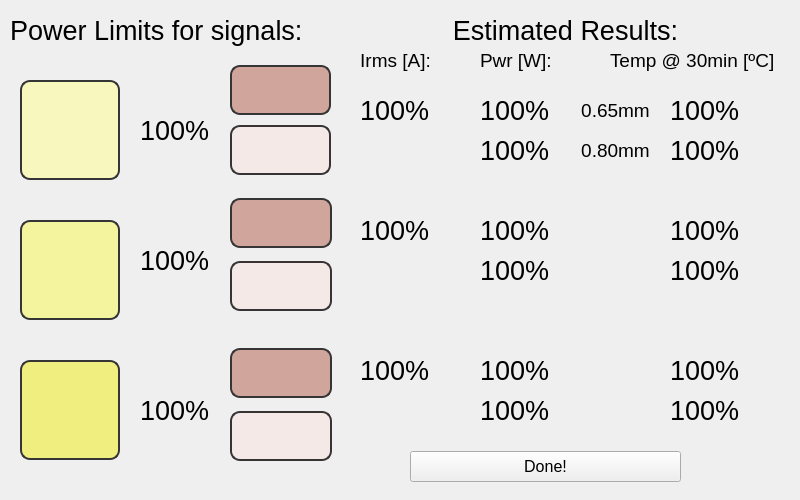
<?xml version="1.0" encoding="UTF-8"?>
<ui version="4.0">
 <class>PowerControlDialog</class>
 <widget class="QDialog" name="PowerControlDialog">
  <property name="geometry">
   <rect>
    <x>0</x>
    <y>0</y>
    <width>800</width>
    <height>500</height>
   </rect>
  </property>
  <property name="windowTitle">
   <string>Dialog</string>
  </property>
  <widget class="QPushButton" name="sinusoidalButton">
   <property name="geometry">
    <rect>
     <x>20</x>
     <y>360</y>
     <width>100</width>
     <height>100</height>
    </rect>
   </property>
   <property name="minimumSize">
    <size>
     <width>100</width>
     <height>100</height>
    </size>
   </property>
   <property name="styleSheet">
    <string notr="true">background-image: url(:/buttons/resources/Sinus.png);
background-color: rgb(240, 238, 126);
border-radius: 10px;
border:2px solid rgb(55, 52, 53);</string>
   </property>
   <property name="text">
    <string/>
   </property>
  </widget>
  <widget class="QPushButton" name="triangularButton">
   <property name="geometry">
    <rect>
     <x>20</x>
     <y>80</y>
     <width>100</width>
     <height>100</height>
    </rect>
   </property>
   <property name="minimumSize">
    <size>
     <width>100</width>
     <height>100</height>
    </size>
   </property>
   <property name="styleSheet">
    <string notr="true">background-image: url(:/buttons/resources/Triangular.png);
background-color: rgb(248, 247, 190);
border-radius: 10px;
border:2px solid rgb(55, 52, 53);</string>
   </property>
   <property name="text">
    <string/>
   </property>
  </widget>
  <widget class="QPushButton" name="squareButton">
   <property name="geometry">
    <rect>
     <x>20</x>
     <y>220</y>
     <width>100</width>
     <height>100</height>
    </rect>
   </property>
   <property name="minimumSize">
    <size>
     <width>100</width>
     <height>100</height>
    </size>
   </property>
   <property name="styleSheet">
    <string notr="true">background-image: url(:/buttons/resources/Cuadrada.png);
background-color: rgb(244, 243, 158);
border-radius: 10px;
border:2px solid rgb(55, 52, 53);</string>
   </property>
   <property name="text">
    <string/>
   </property>
  </widget>
  <widget class="QWidget" name="layoutWidget">
   <property name="geometry">
    <rect>
     <x>230</x>
     <y>60</y>
     <width>101</width>
     <height>121</height>
    </rect>
   </property>
   <layout class="QVBoxLayout" name="verticalLayout">
    <property name="spacing">
     <number>5</number>
    </property>
    <item>
     <widget class="QPushButton" name="triangUpButton">
      <property name="minimumSize">
       <size>
        <width>50</width>
        <height>50</height>
       </size>
      </property>
      <property name="styleSheet">
       <string notr="true">background-color: rgb(208, 165, 156);
border-radius: 10px;
border:2px solid rgb(55, 52, 53);</string>
      </property>
      <property name="text">
       <string/>
      </property>
      <property name="icon">
       <iconset resource="light1_res.qrc">
        <normaloff>:/buttons/resources/Arriba.png</normaloff>:/buttons/resources/Arriba.png</iconset>
      </property>
     </widget>
    </item>
    <item>
     <widget class="QPushButton" name="triangDwnButton">
      <property name="minimumSize">
       <size>
        <width>50</width>
        <height>50</height>
       </size>
      </property>
      <property name="styleSheet">
       <string notr="true">background-color: rgb(244, 233, 231);
border-radius: 10px;
border:2px solid rgb(55, 52, 53);</string>
      </property>
      <property name="text">
       <string/>
      </property>
      <property name="icon">
       <iconset resource="light1_res.qrc">
        <normaloff>:/buttons/resources/Abajo.png</normaloff>:/buttons/resources/Abajo.png</iconset>
      </property>
     </widget>
    </item>
   </layout>
  </widget>
  <widget class="QWidget" name="layoutWidget_2">
   <property name="geometry">
    <rect>
     <x>230</x>
     <y>190</y>
     <width>102</width>
     <height>131</height>
    </rect>
   </property>
   <layout class="QVBoxLayout" name="verticalLayout_2">
    <property name="spacing">
     <number>5</number>
    </property>
    <item>
     <widget class="QPushButton" name="squareUpButton">
      <property name="minimumSize">
       <size>
        <width>50</width>
        <height>50</height>
       </size>
      </property>
      <property name="styleSheet">
       <string notr="true">background-color: rgb(208, 165, 156);
border-radius: 10px;
border:2px solid rgb(55, 52, 53);</string>
      </property>
      <property name="text">
       <string/>
      </property>
      <property name="icon">
       <iconset resource="light1_res.qrc">
        <normaloff>:/buttons/resources/Arriba.png</normaloff>:/buttons/resources/Arriba.png</iconset>
      </property>
     </widget>
    </item>
    <item>
     <widget class="QPushButton" name="squareDwnButton">
      <property name="minimumSize">
       <size>
        <width>50</width>
        <height>50</height>
       </size>
      </property>
      <property name="styleSheet">
       <string notr="true">background-color: rgb(244, 233, 231);
border-radius: 10px;
border:2px solid rgb(55, 52, 53);</string>
      </property>
      <property name="text">
       <string/>
      </property>
      <property name="icon">
       <iconset resource="light1_res.qrc">
        <normaloff>:/buttons/resources/Abajo.png</normaloff>:/buttons/resources/Abajo.png</iconset>
      </property>
     </widget>
    </item>
   </layout>
  </widget>
  <widget class="QWidget" name="layoutWidget_3">
   <property name="geometry">
    <rect>
     <x>230</x>
     <y>340</y>
     <width>102</width>
     <height>131</height>
    </rect>
   </property>
   <layout class="QVBoxLayout" name="verticalLayout_3">
    <property name="spacing">
     <number>5</number>
    </property>
    <item>
     <widget class="QPushButton" name="sinusUpButton">
      <property name="minimumSize">
       <size>
        <width>50</width>
        <height>50</height>
       </size>
      </property>
      <property name="styleSheet">
       <string notr="true">background-color: rgb(208, 165, 156);
border-radius: 10px;
border:2px solid rgb(55, 52, 53);</string>
      </property>
      <property name="text">
       <string/>
      </property>
      <property name="icon">
       <iconset resource="light1_res.qrc">
        <normaloff>:/buttons/resources/Arriba.png</normaloff>:/buttons/resources/Arriba.png</iconset>
      </property>
     </widget>
    </item>
    <item>
     <widget class="QPushButton" name="sinusDwnButton">
      <property name="minimumSize">
       <size>
        <width>50</width>
        <height>50</height>
       </size>
      </property>
      <property name="styleSheet">
       <string notr="true">background-color: rgb(244, 233, 231);
border-radius: 10px;
border:2px solid rgb(55, 52, 53);</string>
      </property>
      <property name="text">
       <string/>
      </property>
      <property name="icon">
       <iconset resource="light1_res.qrc">
        <normaloff>:/buttons/resources/Abajo.png</normaloff>:/buttons/resources/Abajo.png</iconset>
      </property>
     </widget>
    </item>
   </layout>
  </widget>
  <widget class="QLabel" name="label">
   <property name="geometry">
    <rect>
     <x>10</x>
     <y>10</y>
     <width>351</width>
     <height>41</height>
    </rect>
   </property>
   <property name="font">
    <font>
     <pointsize>20</pointsize>
    </font>
   </property>
   <property name="text">
    <string>Power Limits for signals:</string>
   </property>
  </widget>
  <widget class="QLabel" name="triangLimitLabel">
   <property name="geometry">
    <rect>
     <x>140</x>
     <y>110</y>
     <width>101</width>
     <height>41</height>
    </rect>
   </property>
   <property name="font">
    <font>
     <pointsize>20</pointsize>
    </font>
   </property>
   <property name="text">
    <string>100%</string>
   </property>
  </widget>
  <widget class="QLabel" name="squareLimitLabel">
   <property name="geometry">
    <rect>
     <x>140</x>
     <y>240</y>
     <width>101</width>
     <height>41</height>
    </rect>
   </property>
   <property name="font">
    <font>
     <pointsize>20</pointsize>
    </font>
   </property>
   <property name="text">
    <string>100%</string>
   </property>
  </widget>
  <widget class="QLabel" name="sinusLimitLabel">
   <property name="geometry">
    <rect>
     <x>140</x>
     <y>390</y>
     <width>101</width>
     <height>41</height>
    </rect>
   </property>
   <property name="font">
    <font>
     <pointsize>20</pointsize>
    </font>
   </property>
   <property name="text">
    <string>100%</string>
   </property>
  </widget>
  <widget class="QLabel" name="label_5">
   <property name="geometry">
    <rect>
     <x>390</x>
     <y>10</y>
     <width>351</width>
     <height>41</height>
    </rect>
   </property>
   <property name="font">
    <font>
     <pointsize>20</pointsize>
    </font>
   </property>
   <property name="text">
    <string>Estimated Results:</string>
   </property>
   <property name="alignment">
    <set>Qt::AlignCenter</set>
   </property>
  </widget>
  <widget class="QLabel" name="label_6">
   <property name="geometry">
    <rect>
     <x>350</x>
     <y>40</y>
     <width>91</width>
     <height>41</height>
    </rect>
   </property>
   <property name="font">
    <font>
     <pointsize>14</pointsize>
    </font>
   </property>
   <property name="text">
    <string>Irms [A]:</string>
   </property>
   <property name="alignment">
    <set>Qt::AlignCenter</set>
   </property>
  </widget>
  <widget class="QLabel" name="triangCurrLabel">
   <property name="geometry">
    <rect>
     <x>360</x>
     <y>90</y>
     <width>101</width>
     <height>41</height>
    </rect>
   </property>
   <property name="font">
    <font>
     <pointsize>20</pointsize>
    </font>
   </property>
   <property name="text">
    <string>100%</string>
   </property>
  </widget>
  <widget class="QLabel" name="squarePwr065Label">
   <property name="geometry">
    <rect>
     <x>480</x>
     <y>210</y>
     <width>101</width>
     <height>41</height>
    </rect>
   </property>
   <property name="font">
    <font>
     <pointsize>20</pointsize>
    </font>
   </property>
   <property name="text">
    <string>100%</string>
   </property>
  </widget>
  <widget class="QLabel" name="squareCurrLabel">
   <property name="geometry">
    <rect>
     <x>360</x>
     <y>210</y>
     <width>101</width>
     <height>41</height>
    </rect>
   </property>
   <property name="font">
    <font>
     <pointsize>20</pointsize>
    </font>
   </property>
   <property name="text">
    <string>100%</string>
   </property>
  </widget>
  <widget class="QPushButton" name="doneButton">
   <property name="geometry">
    <rect>
     <x>410</x>
     <y>451</y>
     <width>271</width>
     <height>31</height>
    </rect>
   </property>
   <property name="font">
    <font>
     <pointsize>12</pointsize>
    </font>
   </property>
   <property name="text">
    <string>Done!</string>
   </property>
  </widget>
  <widget class="QLabel" name="triangPwr065Label">
   <property name="geometry">
    <rect>
     <x>480</x>
     <y>90</y>
     <width>101</width>
     <height>41</height>
    </rect>
   </property>
   <property name="font">
    <font>
     <pointsize>20</pointsize>
    </font>
   </property>
   <property name="text">
    <string>100%</string>
   </property>
  </widget>
  <widget class="QLabel" name="sinusPwr065Label">
   <property name="geometry">
    <rect>
     <x>480</x>
     <y>350</y>
     <width>101</width>
     <height>41</height>
    </rect>
   </property>
   <property name="font">
    <font>
     <pointsize>20</pointsize>
    </font>
   </property>
   <property name="text">
    <string>100%</string>
   </property>
  </widget>
  <widget class="QLabel" name="sinusCurrLabel">
   <property name="geometry">
    <rect>
     <x>360</x>
     <y>350</y>
     <width>101</width>
     <height>41</height>
    </rect>
   </property>
   <property name="font">
    <font>
     <pointsize>20</pointsize>
    </font>
   </property>
   <property name="text">
    <string>100%</string>
   </property>
  </widget>
  <widget class="QLabel" name="label_7">
   <property name="geometry">
    <rect>
     <x>480</x>
     <y>40</y>
     <width>81</width>
     <height>41</height>
    </rect>
   </property>
   <property name="font">
    <font>
     <pointsize>14</pointsize>
    </font>
   </property>
   <property name="text">
    <string>Pwr [W]:</string>
   </property>
   <property name="alignment">
    <set>Qt::AlignLeading|Qt::AlignLeft|Qt::AlignVCenter</set>
   </property>
  </widget>
  <widget class="QLabel" name="squareTemp080Label">
   <property name="geometry">
    <rect>
     <x>670</x>
     <y>250</y>
     <width>101</width>
     <height>41</height>
    </rect>
   </property>
   <property name="font">
    <font>
     <pointsize>20</pointsize>
    </font>
   </property>
   <property name="text">
    <string>100%</string>
   </property>
  </widget>
  <widget class="QLabel" name="triangTemp065Label">
   <property name="geometry">
    <rect>
     <x>670</x>
     <y>90</y>
     <width>101</width>
     <height>41</height>
    </rect>
   </property>
   <property name="font">
    <font>
     <pointsize>20</pointsize>
    </font>
   </property>
   <property name="text">
    <string>100%</string>
   </property>
  </widget>
  <widget class="QLabel" name="triangTemp080Label">
   <property name="geometry">
    <rect>
     <x>670</x>
     <y>130</y>
     <width>101</width>
     <height>41</height>
    </rect>
   </property>
   <property name="font">
    <font>
     <pointsize>20</pointsize>
    </font>
   </property>
   <property name="text">
    <string>100%</string>
   </property>
  </widget>
  <widget class="QLabel" name="label_9">
   <property name="geometry">
    <rect>
     <x>570</x>
     <y>130</y>
     <width>91</width>
     <height>41</height>
    </rect>
   </property>
   <property name="font">
    <font>
     <pointsize>14</pointsize>
    </font>
   </property>
   <property name="text">
    <string>0.80mm</string>
   </property>
   <property name="alignment">
    <set>Qt::AlignCenter</set>
   </property>
  </widget>
  <widget class="QLabel" name="sinusTemp080Label">
   <property name="geometry">
    <rect>
     <x>670</x>
     <y>390</y>
     <width>101</width>
     <height>41</height>
    </rect>
   </property>
   <property name="font">
    <font>
     <pointsize>20</pointsize>
    </font>
   </property>
   <property name="text">
    <string>100%</string>
   </property>
  </widget>
  <widget class="QLabel" name="squareTemp065Label">
   <property name="geometry">
    <rect>
     <x>670</x>
     <y>210</y>
     <width>101</width>
     <height>41</height>
    </rect>
   </property>
   <property name="font">
    <font>
     <pointsize>20</pointsize>
    </font>
   </property>
   <property name="text">
    <string>100%</string>
   </property>
  </widget>
  <widget class="QLabel" name="sinusTemp065Label">
   <property name="geometry">
    <rect>
     <x>670</x>
     <y>350</y>
     <width>101</width>
     <height>41</height>
    </rect>
   </property>
   <property name="font">
    <font>
     <pointsize>20</pointsize>
    </font>
   </property>
   <property name="text">
    <string>100%</string>
   </property>
  </widget>
  <widget class="QLabel" name="sinusPwr080Label">
   <property name="geometry">
    <rect>
     <x>480</x>
     <y>390</y>
     <width>101</width>
     <height>41</height>
    </rect>
   </property>
   <property name="font">
    <font>
     <pointsize>20</pointsize>
    </font>
   </property>
   <property name="text">
    <string>100%</string>
   </property>
  </widget>
  <widget class="QLabel" name="squarePwr080Label">
   <property name="geometry">
    <rect>
     <x>480</x>
     <y>250</y>
     <width>101</width>
     <height>41</height>
    </rect>
   </property>
   <property name="font">
    <font>
     <pointsize>20</pointsize>
    </font>
   </property>
   <property name="text">
    <string>100%</string>
   </property>
  </widget>
  <widget class="QLabel" name="triangPwr080Label">
   <property name="geometry">
    <rect>
     <x>480</x>
     <y>130</y>
     <width>101</width>
     <height>41</height>
    </rect>
   </property>
   <property name="font">
    <font>
     <pointsize>20</pointsize>
    </font>
   </property>
   <property name="text">
    <string>100%</string>
   </property>
  </widget>
  <widget class="QLabel" name="label_10">
   <property name="geometry">
    <rect>
     <x>570</x>
     <y>90</y>
     <width>91</width>
     <height>41</height>
    </rect>
   </property>
   <property name="font">
    <font>
     <pointsize>14</pointsize>
    </font>
   </property>
   <property name="text">
    <string>0.65mm</string>
   </property>
   <property name="alignment">
    <set>Qt::AlignCenter</set>
   </property>
  </widget>
  <widget class="QLabel" name="label_8">
   <property name="geometry">
    <rect>
     <x>610</x>
     <y>40</y>
     <width>181</width>
     <height>41</height>
    </rect>
   </property>
   <property name="font">
    <font>
     <pointsize>14</pointsize>
    </font>
   </property>
   <property name="text">
    <string>Temp @ 30min [ºC]</string>
   </property>
   <property name="alignment">
    <set>Qt::AlignLeading|Qt::AlignLeft|Qt::AlignVCenter</set>
   </property>
  </widget>
 </widget>
 <resources>
  <include location="light1_res.qrc"/>
 </resources>
 <connections/>
</ui>
